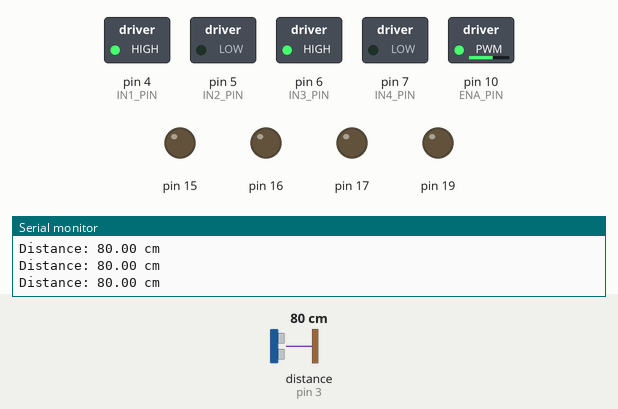
Bench run of a sketch on a simulated Arduino Uno, built with avr-gcc and run on an emulated ATmega328P. Shown: switched loads named in the sketch (green lamp = pin HIGH), output pins drawn as LEDs (lit = HIGH), the last lines printed to the serial monitor. Wiring (inferred from the names in the program): ultrasonic range finder: trigger pin 2; echo pin 3. The inputs (shaded band) are chosen by the test bench; at power-on: distance to the obstacle (sensor on pin 3) 80 cm. The echo pulse lasts 58.3 µs per cm; pins used as bus, display or sensor lines are not drawn.

Above: at 1.2 s.
1.3 s: distance to the obstacle (sensor on pin 3) set to 16 cm
2.8 s: distance to the obstacle (sensor on pin 3) set to 13 cm
At 3.4 s:
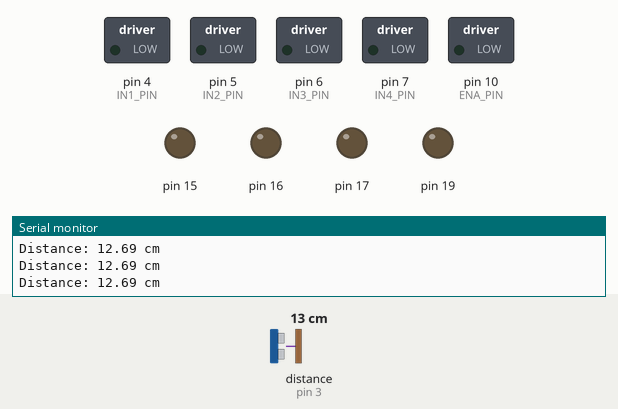
4.3 s: distance to the obstacle (sensor on pin 3) set to 35 cm
At 5.5 s:
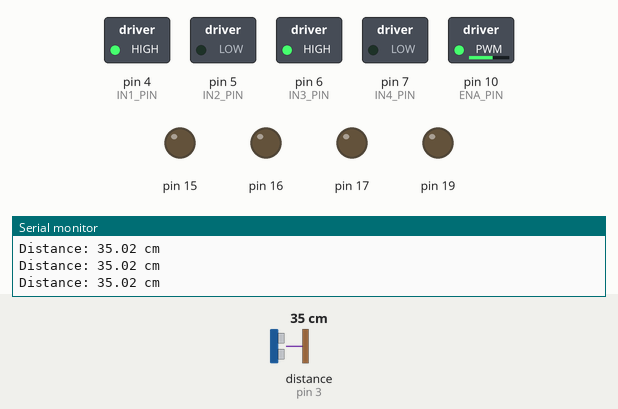
5.8 s: distance to the obstacle (sensor on pin 3) set to 2 cm
At 7.2 s:
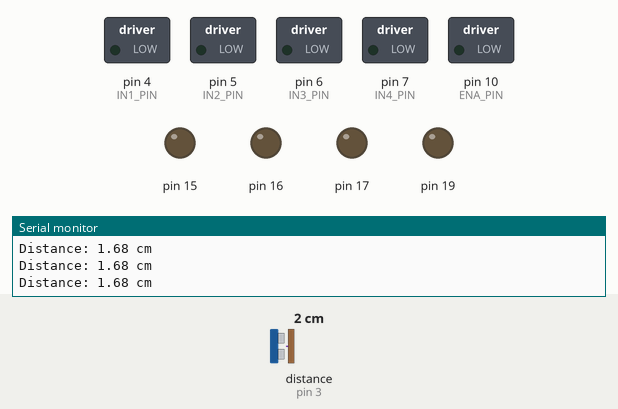
Timing chart, 0 to 8.3 s (numbered marks = the images above; inputs shaded):
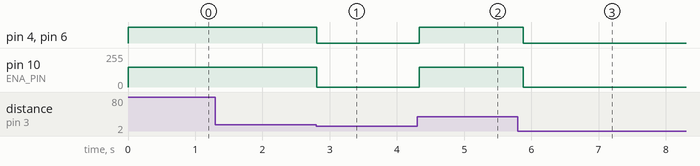

Measured:
- the behaviour switches between 15 and 14 cm on distance to the obstacle (sensor on pin 3) (found by bisection; images 0 and 1)
- after the input at 2.8 s, pin 4 (IN1_PIN), pin 6 (IN3_PIN): HIGH → LOW at once; pin 10 (ENA_PIN): 150/255 → 0/255 at once
- after the input at 4.3 s, pin 4 (IN1_PIN), pin 6 (IN3_PIN): LOW → HIGH at once; pin 10 (ENA_PIN): 0/255 → 150/255 at once
- after the input at 5.8 s, pin 4 (IN1_PIN), pin 6 (IN3_PIN): HIGH → LOW after 0.08 s; pin 10 (ENA_PIN): 150/255 → 0/255 after 0.08 s

The sketch:

battleboats_code25.ino
```cpp
#include "motors.h"
#include "ultrasonic.h"

void setup() {
  Serial.begin(9600);
  motorInit();
  ultrasonicInit();
}

void loop() {
  float dist = readDistanceCM();
  Serial.print("Distance: ");
  Serial.print(dist);
  Serial.println(" cm");

  if (dist > 15) {
    driveForward(150);
  } else {
    driveStop();
  }

  delay(100);
}
```

motors.cpp
```cpp
#include "motors.h"

// ==============================
//             Setup
// ==============================
void motorInit() {
  // configure motor pins
  pinMode(IN1_PIN, OUTPUT);
  pinMode(IN2_PIN, OUTPUT);
  pinMode(IN3_PIN, OUTPUT);
  pinMode(IN4_PIN, OUTPUT);
  pinMode(ENA_PIN, OUTPUT);
  pinMode(ENB_PIN, OUTPUT);
  driveStop();
}

// ==============================
//         Motor control
// ==============================
void driveForward(int speed) {
  digitalWrite(IN1_PIN, HIGH);
  digitalWrite(IN2_PIN, LOW);
  digitalWrite(IN3_PIN, HIGH);
  digitalWrite(IN4_PIN, LOW);

  analogWrite(ENA_PIN, speed);
  analogWrite(ENB_PIN, speed);
}

void driveBackward(int speed) {
  digitalWrite(IN1_PIN, LOW);
  digitalWrite(IN2_PIN, HIGH);
  digitalWrite(IN3_PIN, LOW);
  digitalWrite(IN4_PIN, HIGH);

  analogWrite(ENA_PIN, speed);
  analogWrite(ENB_PIN, speed);
}

void turnLeft(int speed) {
  digitalWrite(IN1_PIN, LOW);
  digitalWrite(IN2_PIN, HIGH);
  digitalWrite(IN3_PIN, HIGH);
  digitalWrite(IN4_PIN, LOW);

  analogWrite(ENA_PIN, speed);
  analogWrite(ENB_PIN, speed);
}

void turnRight(int speed) {
  digitalWrite(IN1_PIN, HIGH);
  digitalWrite(IN2_PIN, LOW);
  digitalWrite(IN3_PIN, LOW);
  digitalWrite(IN4_PIN, HIGH);

  analogWrite(ENA_PIN, speed);
  analogWrite(ENB_PIN, speed);
}

void driveStop() {
  digitalWrite(IN1_PIN, LOW);
  digitalWrite(IN2_PIN, LOW);
  digitalWrite(IN3_PIN, LOW);
  digitalWrite(IN4_PIN, LOW);

  analogWrite(ENA_PIN, 0);
  analogWrite(ENB_PIN, 0);
}
```

motors.h
```cpp
#ifndef MOTORS_H
#define MOTORS_H

#include <Arduino.h>

// ==============================
//       Pin configuration
// ==============================
#define IN1_PIN 4
#define IN2_PIN 5
#define IN3_PIN 6
#define IN4_PIN 7
#define ENA_PIN 10   // Pin must support PWM!
#define ENB_PIN 111  // Pin must support PWM!

// ==============================
//         Motor Control
// ==============================
void motorInit();
void driveForward(int speed);
void driveBackward(int speed);
void turnLeft(int speed);
void turnRight(int speed);
void driveStop();

#endif
```

ultrasonic.cpp
```cpp
#include "ultrasonic.h"

void ultrasonicInit() {
  // configure ultrasonic pins
  pinMode(TRIG_PIN, OUTPUT);
  pinMode(ECHO_PIN, INPUT);
}

float readDistanceCM() {
  // Set TRIG low
  digitalWrite(TRIG_PIN, LOW);
  delayMicroseconds(2);
  // Pulse TRIG for 10 microseconds
  digitalWrite(TRIG_PIN, HIGH);
  delayMicroseconds(10);
  digitalWrite(TRIG_PIN, LOW);

  // Measure microseconds taken for sound to send and bounce back
  long duration_us = pulseIn(ECHO_PIN, HIGH);

  // distance = time * speed of sound
  // speed of sound in cm / uS = 0.0343
  float distance = (duration_us * 0.0343) / 2.0;
  return distance;
}
```

ultrasonic.h
```cpp
#ifndef ULTRASONIC_H
#define ULTRASONIC_H

#include <Arduino.h>

// ==============================
//       Pin configuration
// ==============================
#define TRIG_PIN 2
#define ECHO_PIN 3

void ultrasonicInit();
float readDistanceCM();

#endif
```
